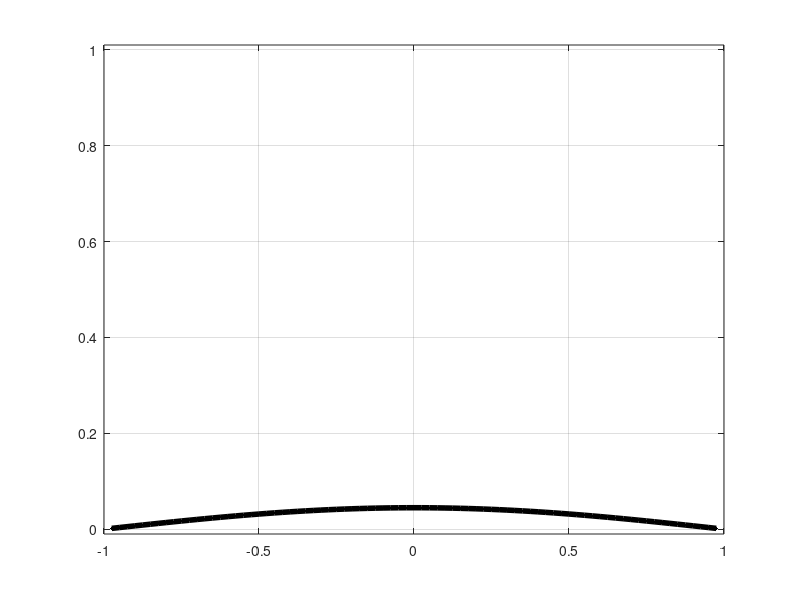

Recreate this plot in MATLAB.
% explicit solution of heat eq  u_t = u_xx, u(-1)=u(1)=0.
% Note use of sparse matrix

% Grid and initial data:
h = .025;                    % space step
k = .4*h^2;                  % time step (try .4 -> .51!)
x = (-1+h:h:1-h)';           % grid
v = abs(x-0.2)<.3;           % initial data: square wave
N = length(x);

figure(1); clf;
plt = plot(x,v,'k.-', 'linewidth',4);
axis([-1 1 -.01 1.01])
grid on

Tf = 1;
% adjust either final time or time-step to have integer steps
numsteps = ceil(Tf / k);
%k = Tf / numsteps
Tf = k*numsteps;

% Time-stepping:
for n=1:numsteps
  % loop over spatial points
  for j=1:N
    if j == 1
      vnew(j) = v(j) + k/(h^2)*(  ...
          0 - 2*v(j) + v(j+1)  ...
          );
    elseif j == N
      vnew(j) = v(j) + k/(h^2)*(  ...
          v(j-1) - 2*v(j) + 0  ...
          );
    else
      vnew(j) = v(j) + k/(h^2)*(  ...
          v(j-1) - 2*v(j) + v(j+1)  ...
          );
    end
  end
  v = vnew;
  set(plt,'ydata',v)
  drawnow
  %pause
end



